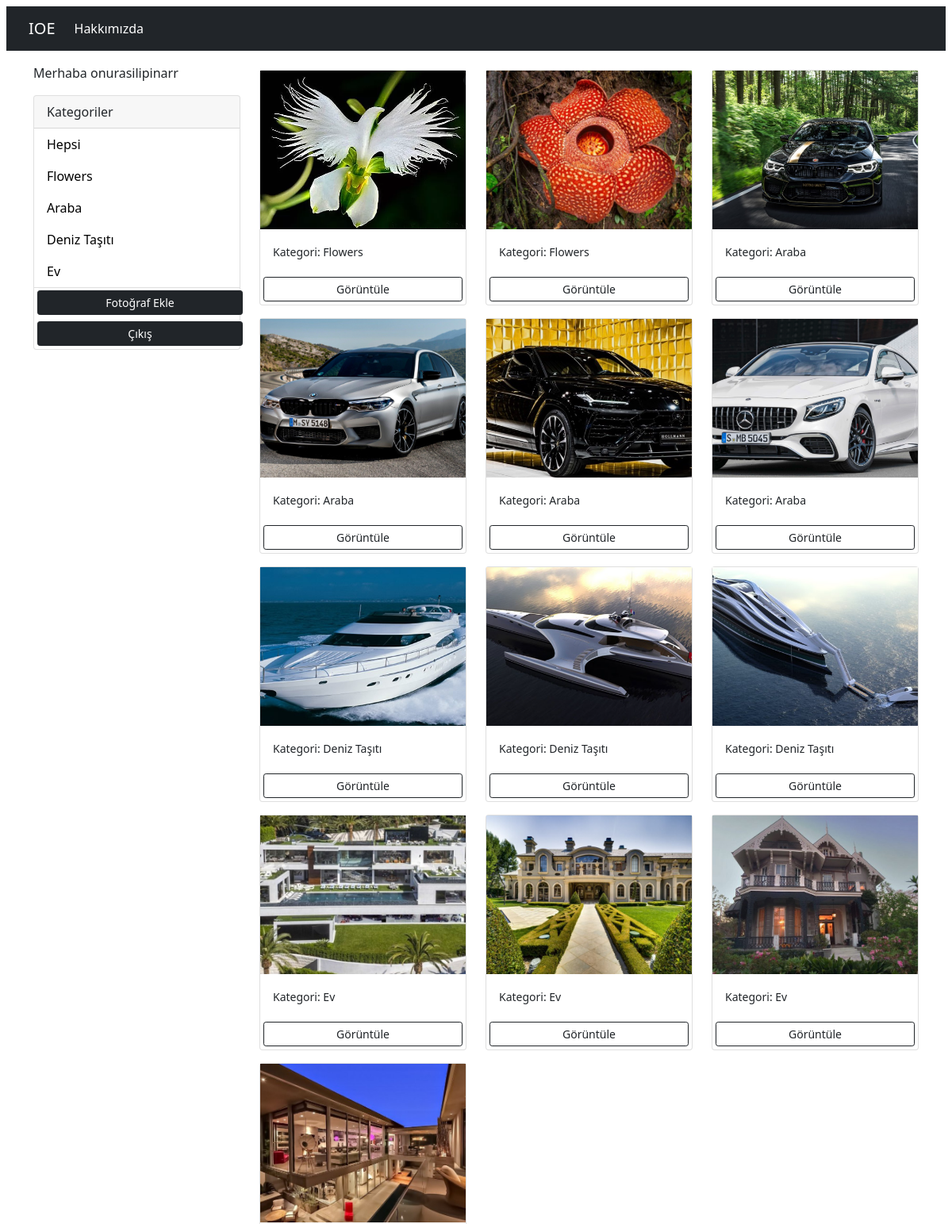
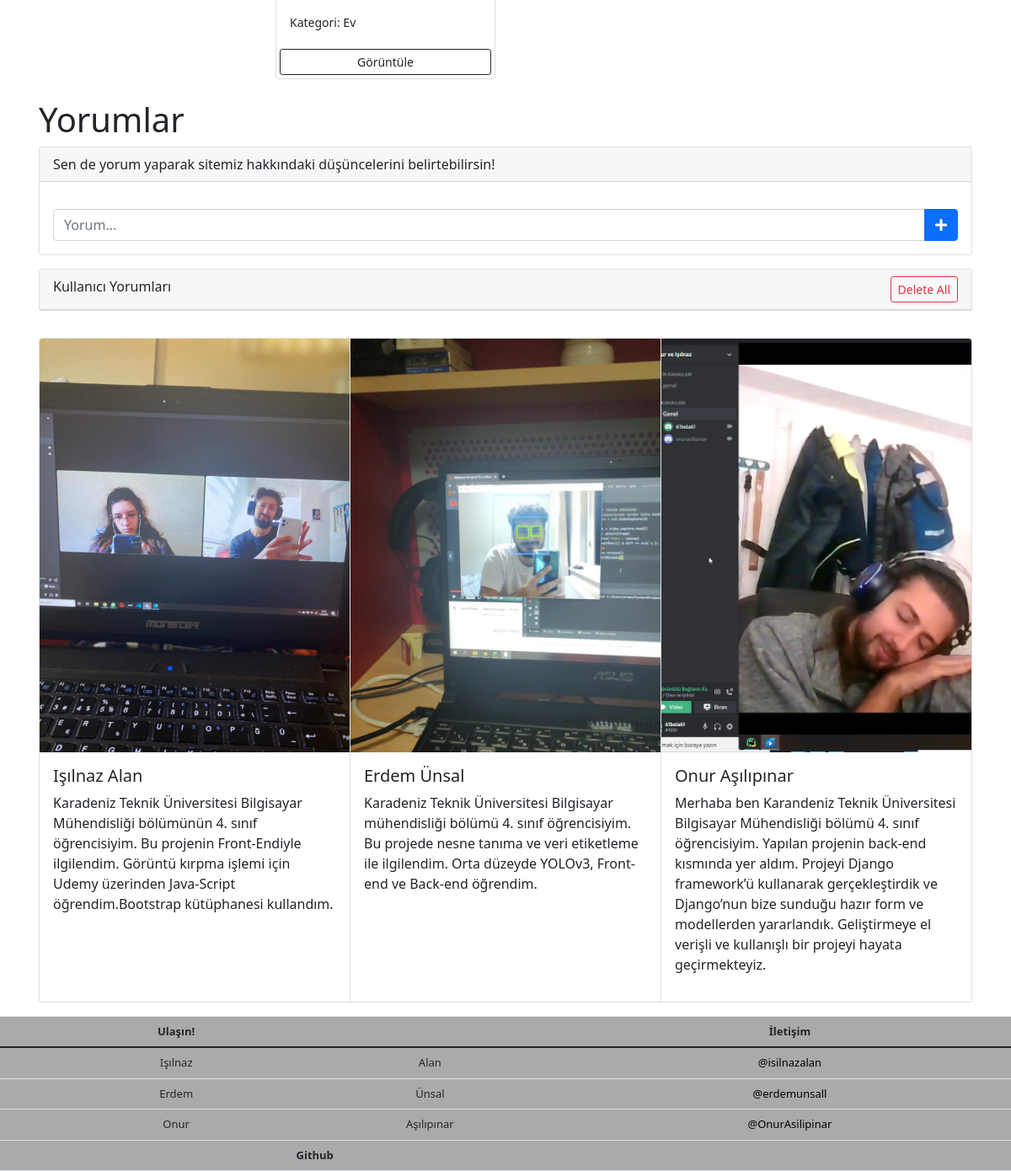
Screenshot of / (signed in) with the database file from the repository (2 pictures, top to bottom).
### photos/models.py (models this page shows, shortened)
class Category(models.Model):
    class Meta:
        verbose_name = 'Category'
        verbose_name_plural = 'Categories'
    user = models.ForeignKey(
        User, on_delete=models.SET_NULL, null=True, blank=True)
    name = models.CharField(max_length=100, null=False, blank=False)

class Photo(models.Model):
    class Meta:
        verbose_name = 'Photo'
        verbose_name_plural = 'Photos'
    category = models.ForeignKey(
        Category, on_delete=models.SET_NULL, null=True, blank=True)
    image = models.ImageField(null=False, blank=False)
    description = models.TextField()

### photos/views.py (the view)
# urls.py: path('', views.gallery, name='gallery'),
@login_required(login_url='login')
def gallery(request):
    user = request.user
    category = request.GET.get('category')
    if category == None:
        photos = Photo.objects.filter(category__user=user)
    else:
        photos = Photo.objects.filter(
            category__name=category, category__user=user)
    categories = Category.objects.filter(user=user)
    context = {'categories': categories, 'photos': photos}
    return render(request, 'photos/gallery.html', context)

### photos/templates/photos/gallery.html (shortened to what this page needs)
{% load static %}
<!DOCTYPE html>
<html lang="en">
<head>
    <link rel="stylesheet" href="https://stackpath.bootstrapcdn.com/bootstrap/4.1.3/css/bootstrap.min.css">
    <link rel="stylesheet" href="https://use.fontawesome.com/releases/v5.4.1/css/all.css">
    <link href="https://cdn.jsdelivr.net/npm/bootstrap@5.0.0-beta1/dist/css/bootstrap.min.css" rel="stylesheet"
>
</head>
<body class="">
<nav class="navbar fixed-top m-2 navbar-expand-lg navbar-dark bg-dark" >
  <div class="container-fluid">
    <a class="navbar-brand" href="#">IOE</a>
    <div class="collapse navbar-collapse" id="navbarNavAltMarkup">
      <div class="navbar-nav">
        <a class="nav-link active" aria-current="page" href="#hakkimizda">Hakkımızda</a>
      </div>
    </div>
  </div>
</nav>
    <div class="container">
        <div class="row">
            <div class="col-md-3">
                {% if request.user.is_authenticated %}
                <p>Merhaba {{request.user}}</p>
                {% endif %}
                <div class="card">
                    <div class="card-header">
                        Kategoriler
                    </div>
                    <ul class="list-group list-group-flush">
                        <li class="list-group-item">
                            <a href="{% url 'gallery' %}">Hepsi</a>
                        </li>
                        {% for category in categories %}
                        <li class=" list-group-item">
                            <a href="{% url 'gallery' %}?category={{category.name}}">
                                {{category.name}}
                            </a>
                        </li>
                        {% endfor %}
                        <a href="{% url 'add' %}" class="btn btn-dark btn-block btn-sm m-1">Fotoğraf Ekle</a>
                        <a href="{% url 'logout' %}" class="btn btn-dark btn-block btn-sm m-1">Çıkış</a>
                    </ul>
                </div>
            </div>
            <div class="col-md-9">
                <div class="row">
                    {% for photo in photos %}
                    <div class="col-md-4">
                        <div class="card my-2">
                            <img class="image-thumbail" src="{{photo.image.url}}" alt="Card image cap">
                            <div class="card-body">
                                <small>Kategori: {{photo.category.name}}</small>
                            </div>
                            <a href="{% url 'photo' photo.id %}" class="btn btn-outline-dark btn-sm m-1">Görüntüle</a>
                        </div>
                    </div>
                    {% empty %}
                    <h3>No photos...</h3>
                    {% endfor %}
                </div>
            </div>
        </div>
    </div>
<div class="container p-3">
        <h1 class="app-title" id="header">Yorumlar</h1>
        <div class="card">
            <div class="card-header">
                Sen de yorum yaparak sitemiz hakkındaki düşüncelerini belirtebilirsin!
            </div>
            <div class="card-body">
                <form id="addTaskForm">
                    <div class="input-group mt-3">
                    <input id="txtTaskName" name="taskName" type="text" class="form-control" placeholder="Yorum..." aria-describedby="btnAddNewTask">
                    <div class="input-group-append">
                        <button class="btn btn-primary" type="submit" id="btnAddNewTask">
                            <i class="fas fa-plus"></i>
                        </button>
                    </div>
                </div>
                </form>
            </div>
        </div>
        <div class="card mt-3">
            <div class="card-header">
                Kullanıcı Yorumları
                <a id="btnDeleteAll" href="#" class="btn btn-outline-danger btn-sm delete-all float-right">
                    Delete All
                </a>
            </div>
        </div>
    <div class="card-group" id="hakkimizda" style="padding-top: 2rem">
  <div class="card">
    <img src="{% static 'images/card2.jpeg' %}" class="card-img-top" alt="...">
    <div class="card-body">
      <h5 class="card-title">Işılnaz Alan</h5>
      <p class="card-text">Karadeniz Teknik Üniversitesi Bilgisayar Mühendisliği bölümünün 4. sınıf öğrencisiyim. Bu projenin Front-Endiyle ilgilendim. Görüntü kırpma işlemi için Udemy üzerinden Java-Script öğrendim.Bootstrap kütüphanesi kullandım.</p>
    </div>
  </div>
  <div class="card">
    <img src="{% static 'images/card3.jpeg' %}" class="card-img-top" alt="...">
    <div class="card-body">
      <h5 class="card-title">Erdem Ünsal</h5>
      <p class="card-text">Karadeniz Teknik Üniversitesi Bilgisayar mühendisliği bölümü 4. sınıf öğrencisiyim. Bu projede nesne tanıma ve veri etiketleme ile ilgilendim. Orta düzeyde  YOLOv3, Front-end ve Back-end öğrendim.</p>
    </div>
  </div>
  <div class="card">
    <img src="{% static 'images/card1.png' %}" class="card-img-top" alt="...">
    <div class="card-body">
      <h5 class="card-title">Onur Aşılıpınar</h5>
      <p class="card-text">Merhaba ben Karandeniz Teknik Üniversitesi Bilgisayar Mühendisliği bölümü 4. sınıf öğrencisiyim. Yapılan projenin  back-end kısmında yer aldım. Projeyi Django framework’ü kullanarak gerçekleştirdik ve Django’nun bize sunduğu hazır form ve modellerden yararlandık. Geliştirmeye el verişli ve kullanışlı bir projeyi hayata geçirmekteyiz.</p>
    </div>
  </div>
</div>
    </div>
<table class="table m-0" style="width:100%; background-color: #aaaaaa; text-align: center; font-size: small">
  <thead>
    <tr>
      <th scope="col"></th>
      <th scope="col">Ulaşın!</th>
      <th scope="col"></th>
      <th scope="col">İletişim</th>
    </tr>
  </thead>
  <tbody>
    <tr>
      <th scope="row"></th>
      <td>Işılnaz</td>
      <td>Alan</td>
      <td><a href="https://twitter.com/isilnazalan" style="text-decoration: none; color: black" >@isilnazalan</a> </td>
    </tr>
    <tr>
      <th scope="row"></th>
      <td>Erdem</td>
      <td>Ünsal</td>
      <td><a href="https://twitter.com/erdemunsall" style="text-decoration: none; color: black" >@erdemunsall</a></td>
    </tr>
    <tr>
    <tr>
      <th scope="row"></th>
      <td>Onur</td>
      <td>Aşılıpınar</td>
      <td><a href="https://twitter.com/OnurAsilipinar" style="text-decoration: none; color: black" >@OnurAsilipinar</a></td>
    </tr>
    <tr>
      <th scope="row"></th>
      <td colspan="2"><b>Github</b></td>
      <td></td>
    </tr>
  </tbody>
</table>
</body>
</html>

### photos/templates/photos/gallery.html (style rules this page uses)
body { padding-top: 5rem; }
.image-thumbail { height: 200px; object-fit: cover; }
.list-group-item a { text-decoration: none; color: black; }
table { padding-bottom: 0px; }

### rows the page displays
Category: name "Flowers"
Category: name "Araba"
Category: name "Deniz Taşıtı"
Category: name "Ev"
Photo: image (picture), category.name "Flowers"
Photo: image (picture), category.name "Flowers"
Photo: image (picture), category.name "Araba"
Photo: image (picture), category.name "Araba"
Photo: image (picture), category.name "Araba"
Photo: image (picture), category.name "Araba"
Photo: image (picture), category.name "Deniz Taşıtı"
Photo: image (picture), category.name "Deniz Taşıtı"
Photo: image (picture), category.name "Deniz Taşıtı"
Photo: image (picture), category.name "Ev"
Photo: image (picture), category.name "Ev"
Photo: image (picture), category.name "Ev"
Photo: image (picture), category.name "Ev"

### other values shown
{{ request.user }} "onurasilipinarr"
